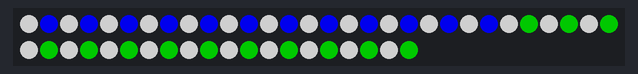
This sketch was run on a simulated Arduino Uno, built with avr-gcc and run on an emulated ATmega328P. Parts: 50 RGB LEDs in strip order, left to right, continuing on the next row. Dim RGB values are drawn brighter than linear; what the sketch prints to the serial monitor is not drawn.

Above: at 0.18 s.
At 3.82 s:
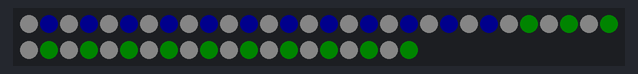
At 6.29 s:
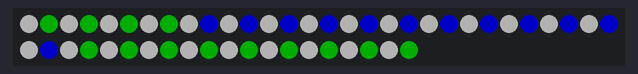
At 8.76 s:
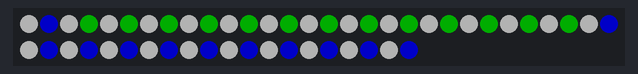
At 18.64 s:
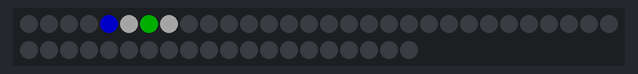
At 24.95 s:
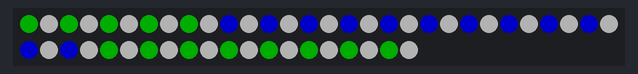

The sketch:

July4th.ino
```cpp
#include <FastLED.h>
#define NUM_LEDS 50
#define DATA_PIN 6

CRGB leds[NUM_LEDS];

void setup() {
  Serial.begin(57600);
  FastLED.addLeds<NEOPIXEL, DATA_PIN>(leds, NUM_LEDS);

}

void loop() {

  Serial.println("Running");
  //Running(20, 2, "bounce");
  //Running(20, 2, "oneway");

  for(uint8_t nn=5 ; nn>0 ; nn--) {
    flag_dim(nn);
  }

  roll_Flag(100, 30);

  Clear();

  running_Flag(50, 4, "bounce");

}
```

Running_Flag.ino
```cpp
void running_Flag(int timedelay, int ntimes, String type) {
  unsigned int nn = 0;
  int sign = 1;
  int last_nn;

  for(int n=0 ; n < (NUM_LEDS - 4)*ntimes ; n++) {

    if (nn == (NUM_LEDS-5)) sign = -1;
    if (nn == 0 ) sign = 1;


    nn = (nn + sign) % (NUM_LEDS-4);

    // WS2811 red and green are in reverse
    leds[nn] = CRGB::Blue;
    leds[nn+sign] = CRGB(100,100,100); // white
    leds[nn+2*sign] = CRGB::Green;
    leds[nn+3*sign] = CRGB(100,100,100); // white

    FastLED.show();
    delay(timedelay);
    leds[nn] = CRGB::Black; // turn off previous one
    leds[nn+sign] = CRGB::Black; // turn off previous one
    leds[nn+2*sign] = CRGB::Black; // turn off previous one
    leds[nn+3*sign] = CRGB::Black; // turn off previous one
    //FastLED.show();

  }
}
```

flag.ino
```cpp
void flag_dim(int dimdelay) {

  set_Flag(0);

  for (uint8_t nn=0 ; nn < 200 ; nn++) {
    FastLED.show(200-nn);
    delay(dimdelay);
  }
  FastLED.setBrightness(200);
}

// ============== roll the flag =================

void roll_Flag(int rolldelay, int ntimes) {
  for (uint8_t nn=0 ; nn<ntimes ; nn++) {
    set_Flag(nn);
    delay(rolldelay);
  }
}

// ================= set flag ===================

void set_Flag(int nshift) {
  int nn;

  FastLED.setBrightness(100);

  for (uint8_t mm=0 ; mm < NUM_LEDS; mm++) {
    nn = (mm + nshift ) % NUM_LEDS;
    Serial.println(nn);

    if (mm < NUM_LEDS / 2) {
      if (mm%2) {
        leds[nn] = CRGB::Blue;
      } else {
        leds[nn] = CRGB(150,150,150); // white
      }
    } else {
      if (mm%2) {
        leds[nn] = CRGB::Green;
      } else {
        leds[nn] = CRGB(150,150,150); // white
      }
    }
  }
  FastLED.show();
}

// ================== Clear all ==================

void Clear() {
  for (uint8_t nn=0 ; nn < NUM_LEDS; nn++) {
     leds[nn] = CRGB::Black;
  }
  FastLED.show();
}
```

patterns.ino
```cpp
// ============= Bouncing back and forth ====================

void Running(int timedelay, int ntimes, String type) {
  unsigned int nn = 0;
  int sign = 1;
  int last_nn;

  for(int n=0 ; n < NUM_LEDS * ntimes ; n++) {
    if (type.equals("bounce")) {
      if (nn == (NUM_LEDS-1)) sign = -1;
      if (nn == 0 ) sign = 1;
    } else {
      sign = 1;
    }

    nn = (nn + sign) % NUM_LEDS;

    // WS2811 red and green are in reverse
    if (nn % 3 == 1) {
      leds[nn] = CRGB::Green; // is green for WS2811
    } else if (nn % 3 == 2) {
      leds[nn] = CRGB(100,100,100); // white
    } else {
      leds[nn] = CRGB::Blue; // is red for WS2811
    }

    FastLED.show();
    delay(timedelay);
    leds[nn] = CRGB::Black; // turn off previous one
  }
}
```
